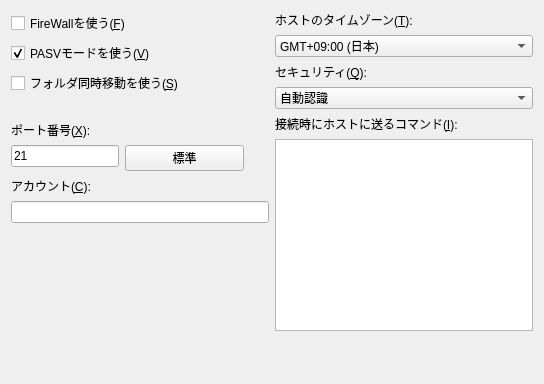
<?xml version="1.0" encoding="UTF-8"?>
<ui version="4.0">
 <class>HostSettingAdvancedForm</class>
 <widget class="QWidget" name="HostSettingAdvancedForm">
  <property name="geometry">
   <rect>
    <x>0</x>
    <y>0</y>
    <width>544</width>
    <height>384</height>
   </rect>
  </property>
  <property name="layoutDirection">
   <enum>Qt::LayoutDirection::LeftToRight</enum>
  </property>
  <property name="autoFillBackground">
   <bool>false</bool>
  </property>
  <layout class="QHBoxLayout" name="horizontalLayout_2" stretch="1,1">
   <item>
    <layout class="QVBoxLayout" name="verticalLayout_1">
     <item>
      <widget class="QCheckBox" name="checkBox_Firewall">
       <property name="text">
        <string>FireWallを使う(&amp;F)</string>
       </property>
      </widget>
     </item>
     <item>
      <widget class="QCheckBox" name="checkBox_Pasv">
       <property name="text">
        <string>PASVモードを使う(&amp;V)</string>
       </property>
       <property name="checked">
        <bool>true</bool>
       </property>
      </widget>
     </item>
     <item>
      <widget class="QCheckBox" name="checkBox_SyncMove">
       <property name="text">
        <string>フォルダ同時移動を使う(&amp;S)</string>
       </property>
      </widget>
     </item>
     <item>
      <spacer name="horizontalSpacer">
       <property name="orientation">
        <enum>Qt::Orientation::Horizontal</enum>
       </property>
       <property name="sizeHint" stdset="0">
        <size>
         <width>40</width>
         <height>20</height>
        </size>
       </property>
      </spacer>
     </item>
     <item>
      <layout class="QFormLayout" name="formLayout">
       <item row="0" column="0">
        <widget class="QLabel" name="label_1">
         <property name="text">
          <string>ポート番号(&amp;X):</string>
         </property>
         <property name="buddy">
          <cstring>lineEdit_Port</cstring>
         </property>
        </widget>
       </item>
       <item row="1" column="0">
        <widget class="QLineEdit" name="lineEdit_Port">
         <property name="text">
          <string>21</string>
         </property>
        </widget>
       </item>
       <item row="1" column="1">
        <widget class="QPushButton" name="pushButton_StdPort">
         <property name="minimumSize">
          <size>
           <width>119</width>
           <height>24</height>
          </size>
         </property>
         <property name="maximumSize">
          <size>
           <width>119</width>
           <height>16777215</height>
          </size>
         </property>
         <property name="text">
          <string>標準</string>
         </property>
        </widget>
       </item>
      </layout>
     </item>
     <item>
      <layout class="QVBoxLayout" name="verticalLayout_1_1">
       <item>
        <widget class="QLabel" name="label_2">
         <property name="text">
          <string>アカウント(&amp;C):</string>
         </property>
         <property name="buddy">
          <cstring>lineEdit_Account</cstring>
         </property>
        </widget>
       </item>
       <item>
        <widget class="QLineEdit" name="lineEdit_Account"/>
       </item>
      </layout>
     </item>
     <item>
      <spacer name="verticalSpacer_1">
       <property name="orientation">
        <enum>Qt::Orientation::Vertical</enum>
       </property>
       <property name="sizeHint" stdset="0">
        <size>
         <width>20</width>
         <height>40</height>
        </size>
       </property>
      </spacer>
     </item>
    </layout>
   </item>
   <item>
    <layout class="QVBoxLayout" name="verticalLayout_2">
     <item>
      <layout class="QVBoxLayout" name="verticalLayout_2_1">
       <property name="sizeConstraint">
        <enum>QLayout::SizeConstraint::SetDefaultConstraint</enum>
       </property>
       <item>
        <widget class="QLabel" name="label_3">
         <property name="text">
          <string>ホストのタイムゾーン(&amp;T):</string>
         </property>
         <property name="buddy">
          <cstring>comboBox_Timezone</cstring>
         </property>
        </widget>
       </item>
       <item>
        <widget class="QComboBox" name="comboBox_Timezone">
         <property name="currentIndex">
          <number>21</number>
         </property>
         <item>
          <property name="text">
           <string>GMT-12:00</string>
          </property>
         </item>
         <item>
          <property name="text">
           <string>GMT-11:00</string>
          </property>
         </item>
         <item>
          <property name="text">
           <string>GMT-10:00</string>
          </property>
         </item>
         <item>
          <property name="text">
           <string>GMT-09:00</string>
          </property>
         </item>
         <item>
          <property name="text">
           <string>GMT-08:00</string>
          </property>
         </item>
         <item>
          <property name="text">
           <string>GMT-07:00</string>
          </property>
         </item>
         <item>
          <property name="text">
           <string>GMT-06:00</string>
          </property>
         </item>
         <item>
          <property name="text">
           <string>GMT-05:00</string>
          </property>
         </item>
         <item>
          <property name="text">
           <string>GMT-04:00</string>
          </property>
         </item>
         <item>
          <property name="text">
           <string>GMT-03:00</string>
          </property>
         </item>
         <item>
          <property name="text">
           <string>GMT-02:00</string>
          </property>
         </item>
         <item>
          <property name="text">
           <string>GMT-01:00</string>
          </property>
         </item>
         <item>
          <property name="text">
           <string>GMT</string>
          </property>
         </item>
         <item>
          <property name="text">
           <string>GMT+01:00</string>
          </property>
         </item>
         <item>
          <property name="text">
           <string>GMT+02:00</string>
          </property>
         </item>
         <item>
          <property name="text">
           <string>GMT+03:00</string>
          </property>
         </item>
         <item>
          <property name="text">
           <string>GMT+04:00</string>
          </property>
         </item>
         <item>
          <property name="text">
           <string>GMT+05:00</string>
          </property>
         </item>
         <item>
          <property name="text">
           <string>GMT+06:00</string>
          </property>
         </item>
         <item>
          <property name="text">
           <string>GMT+07:00</string>
          </property>
         </item>
         <item>
          <property name="text">
           <string>GMT+08:00</string>
          </property>
         </item>
         <item>
          <property name="text">
           <string>GMT+09:00 (日本)</string>
          </property>
         </item>
         <item>
          <property name="text">
           <string>GMT+10:00</string>
          </property>
         </item>
         <item>
          <property name="text">
           <string>GMT+11:00</string>
          </property>
         </item>
         <item>
          <property name="text">
           <string>GMT+12:00</string>
          </property>
         </item>
        </widget>
       </item>
      </layout>
     </item>
     <item>
      <layout class="QVBoxLayout" name="verticalLayout_2_2">
       <item>
        <widget class="QLabel" name="label_4">
         <property name="text">
          <string>セキュリティ(&amp;Q):</string>
         </property>
         <property name="buddy">
          <cstring>comboBox_Security</cstring>
         </property>
        </widget>
       </item>
       <item>
        <widget class="QComboBox" name="comboBox_Security">
         <property name="currentIndex">
          <number>1</number>
         </property>
         <item>
          <property name="text">
           <string>使用しない</string>
          </property>
         </item>
         <item>
          <property name="text">
           <string>自動認識</string>
          </property>
         </item>
         <item>
          <property name="text">
           <string>OPT MD4, S/KEY</string>
          </property>
         </item>
         <item>
          <property name="text">
           <string>OPT MD5</string>
          </property>
         </item>
         <item>
          <property name="text">
           <string>OPT SHA-1</string>
          </property>
         </item>
        </widget>
       </item>
      </layout>
     </item>
     <item>
      <layout class="QVBoxLayout" name="verticalLayout_2_3">
       <item>
        <widget class="QLabel" name="label_5">
         <property name="text">
          <string>接続時にホストに送るコマンド(&amp;I):</string>
         </property>
         <property name="buddy">
          <cstring>plainTextEdit_InitCmd</cstring>
         </property>
        </widget>
       </item>
       <item>
        <widget class="QPlainTextEdit" name="plainTextEdit_InitCmd"/>
       </item>
      </layout>
     </item>
     <item>
      <spacer name="verticalSpacer_2">
       <property name="orientation">
        <enum>Qt::Orientation::Vertical</enum>
       </property>
       <property name="sizeHint" stdset="0">
        <size>
         <width>20</width>
         <height>40</height>
        </size>
       </property>
      </spacer>
     </item>
    </layout>
   </item>
  </layout>
 </widget>
 <resources/>
 <connections>
  <connection>
   <sender>pushButton_StdPort</sender>
   <signal>clicked()</signal>
   <receiver>HostSettingAdvancedForm</receiver>
   <slot>onClick_pushButton_StdPort()</slot>
   <hints>
    <hint type="sourcelabel">
     <x>214</x>
     <y>192</y>
    </hint>
    <hint type="destinationlabel">
     <x>271</x>
     <y>192</y>
    </hint>
   </hints>
  </connection>
 </connections>
 <slots>
  <slot>onClick_pushButton_StdPort()</slot>
 </slots>
</ui>
